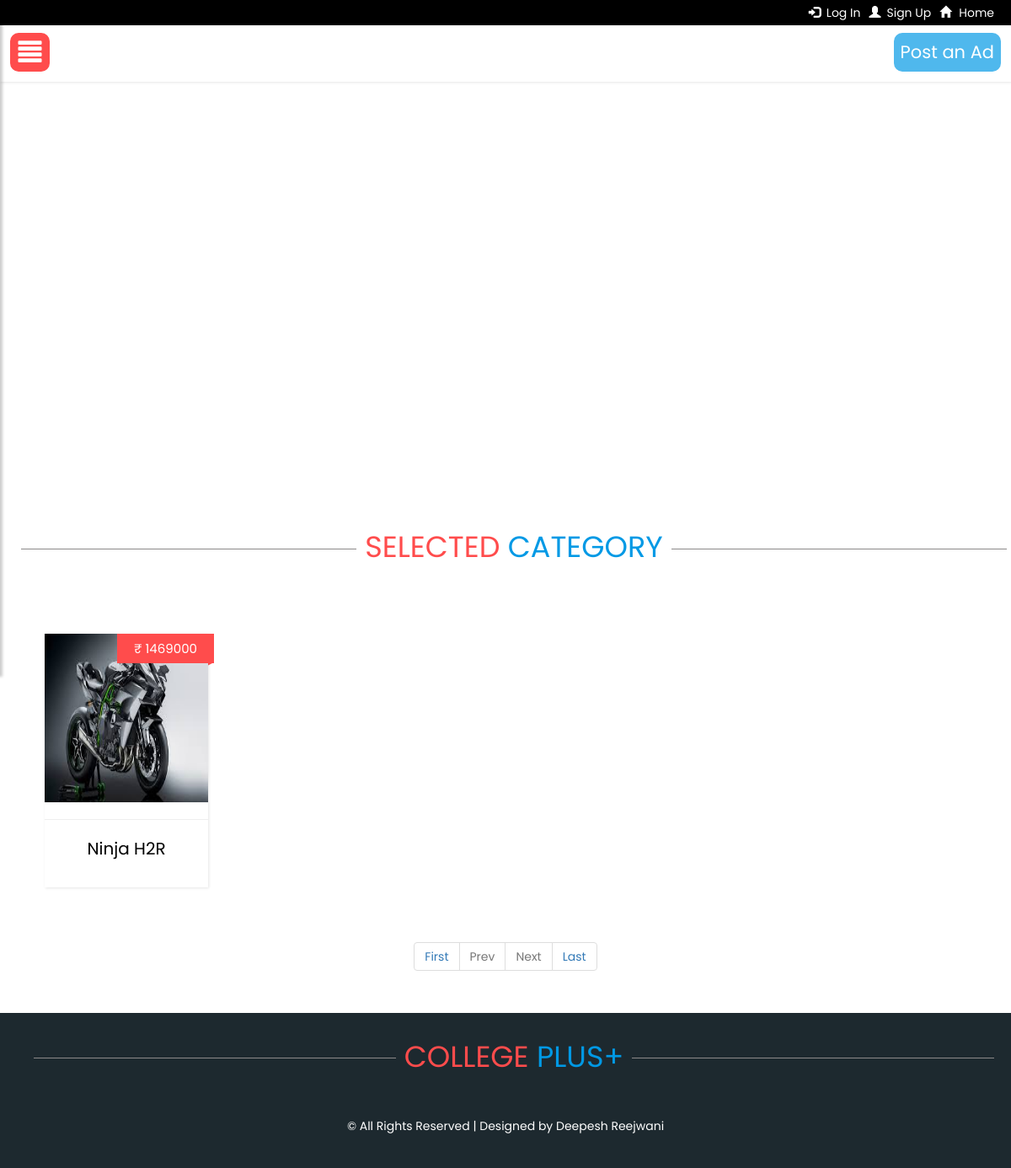
The page /bikes.php on the database its author committed.
### tables this page shows
CREATE TABLE `ads` (
  `id` int(11) NOT NULL,
  `title` varchar(255) NOT NULL,
  `description` varchar(1000) NOT NULL,
  `im1` varchar(255) NOT NULL,
  `im2` varchar(255) NOT NULL,
  `sellerid` varchar(255) NOT NULL,
  `category` varchar(255) NOT NULL,
  `price` varchar(255) NOT NULL
);

### bikes.php (the view, shortened to what this page needs)
<?php
include('header.php');
include('header2.php');
		if (isset($_GET['pageno'])) {
            $pageno = $_GET['pageno'];
        } else {
            $pageno = 1;
        }
        $no_of_records_per_page = 8;
        $offset = ($pageno-1) * $no_of_records_per_page;
        $total_pages_sql = "SELECT COUNT(*) FROM ads WHERE category='Bikes'";
        $result = mysqli_query($conn,$total_pages_sql);
        $total_rows = mysqli_fetch_array($result)[0];
        $total_pages = ceil($total_rows / $no_of_records_per_page);
        $sql = "SELECT * FROM ads WHERE category='Bikes' LIMIT $offset, $no_of_records_per_page";
        $res = mysqli_query($conn,$sql);
?>
				<div class="container-fluid text-center" style="padding-top: 70px;padding-bottom: 30px;position: relative;">
                    <div style="background-color: white;position: absolute;height: 100%;width: 100%;z-index: -7; ">
                    </div>
                    <div class="heading" style="margin-bottom: 50px;"><span class="bg-grey" style="background-color: white; color: #ff4c4c;padding-left: 10px">SELECTED </span><span class="bg-grey" style="background-color: white; color: #0099e5;padding-right: 10px">CATEGORY</span></div>
                    <br>
                    <br>
                    <div class="row text-center slide">
                    	<?php while($row=mysqli_fetch_assoc($res))
                    	{
                    	?>
                        <div class="col-md-3 col-sm-4  text-center" style="padding: 10px;text-align: center;">
                            <div class="container" style="width: 80%">
                            <a href='product.php?x=<?php echo($row['id']); ?>'><div class="container pane gri" style="" >
                                <div class="paneb">
                                    <img src='<?php echo($row['im1']); ?>' class="panelimg">
                                </div>
                                <hr>
                                <div class="panelf text-center" style="padding-bottom: 20px;height: 60px;">
                                    <?php echo($row['title']); ?>
                                </div>
                                <span class="price">&#8377; <?php echo($row['price']); ?></span>
                            </div></a>
                            </div>
                        </div>
                    	<?php } ?>
                    </div>
                </div>
                <div class="container text-center" style="width: 100%;padding: 0px;margin: 0px;margin-top: 5px;margin-bottom: 25px;">
                <ul class="pagination">
        		<li><a href="?pageno=1">First</a></li>
        		<li class="<?php if($pageno <= 1){ echo 'disabled'; } ?>">
            		<a href="<?php if($pageno <= 1){ echo '#'; } else { echo "?pageno=".($pageno - 1); } ?>">Prev</a>
        		</li>
        		<li class="<?php if($pageno >= $total_pages){ echo 'disabled'; } ?>">
            		<a href="<?php if($pageno >= $total_pages){ echo '#'; } else { echo "?pageno=".($pageno + 1); } ?>">Next</a>
        		</li>
       			<li><a href="?pageno=<?php echo $total_pages; ?>">Last</a></li>
    			</ul>
    			</div>
<?php
include('footer.php');
?>

### header.php (style rules this page uses)
body { font-family: 'Poppins', sans-serif; background: white; overflow-x:hidden; }
a, a:hover, a:focus { color: inherit; text-decoration: none; transition: all 0.3s; }
.heading { width: 100%; text-align: center; border-bottom: 0.5px solid #8c8989; line-height: 0.1em; margin: 10px; font-size: 2.5em; }
.pane { width:100%; background-color: white; box-shadow: 1px 1px 3px rgba(0, 0, 0, 0.1); transition: 0.5s; cursor: pointer; }
.gri { padding: 0px; margin: 0px; position: relative; }
.pane { font-size: 20px; color: black; }
.price { position: absolute; top:0px; right: -7px; background-color: rgb(255, 76, 76); color: white; font-size: 15px; padding: 7px; padding-left: 20px; padding-right: 20px; }
.panelimg { width: 100%; height: 200px; max-width: 300px; }
.slide { animation-name: slide; -webkit-animation-name: slide; animation-duration: 1s; -webkit-animation-duration: 1s; visibility: visible; }

### rows shown on the page
ads: im1 (picture), title "Ninja H2R", price "1469000"
